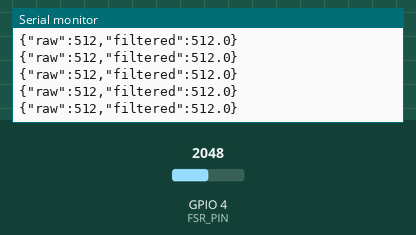
The sketch below on a simulated ESP32. Shown: the last lines printed to the serial monitor. Inputs (shaded band) come from the test bench; at power-on: GPIO 4 (FSR_PIN) = 2048 (analog values on the 0–4095 scale).

Above: at 1.2 s.
1.3 s: GPIO 4 (FSR_PIN) set to 2866
At 1.41 s:
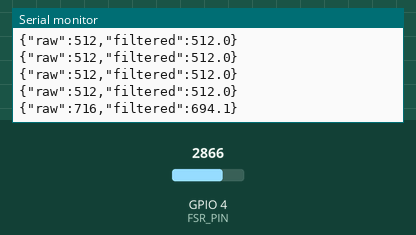
2.8 s: GPIO 4 (FSR_PIN) set to 3603
At 2.81 s:
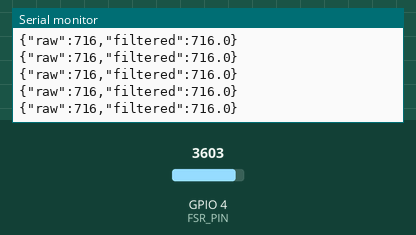
Timing chart, 0 to 5.8 s (numbered marks = the images above; inputs shaded):
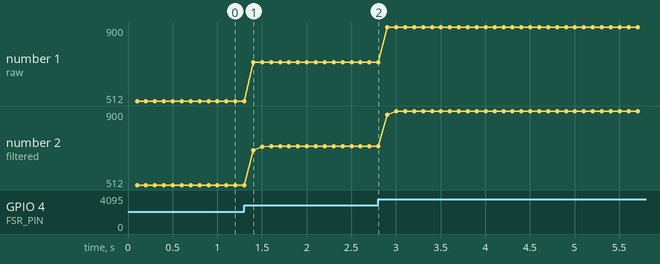

Measured:
- after the input at 1.3 s, the serial monitor: prints a new line after 0.10 s (image 1)
- plotted number 1: 512 → 716 after the input at 1.3 s, 716 → 900 after the input at 2.8 s
- plotted number 2: 512 → 716 after the input at 1.3 s, 716 → 900 after the input at 2.8 s

The sketch:

fsr-single.ino
```cpp
#include <Arduino.h>

constexpr uint8_t FSR_PIN = 4;
constexpr uint32_t SAMPLE_INTERVAL_MS = 10;
constexpr uint32_t SEND_INTERVAL_MS = 100;

// 작을수록 부드럽지만 반응이 느려집니다.
constexpr float FILTER_ALPHA = 0.2f;

uint32_t lastSampleMs = 0;
uint32_t lastSendMs = 0;

int rawValue = 0;
float filteredValue = 0;

void setup() {
  Serial.begin(115200);

  pinMode(FSR_PIN, INPUT);
  analogReadResolution(10);  // 0~1023
  analogSetPinAttenuation(FSR_PIN, ADC_11db);

  // 처음 읽은 값으로 필터 초기화
  rawValue = analogRead(FSR_PIN);
  filteredValue = rawValue;
}

void loop() {
  const uint32_t now = millis();

  // 10ms마다 측정 및 흔들림 완화
  if (now - lastSampleMs >= SAMPLE_INTERVAL_MS) {
    lastSampleMs = now;

    rawValue = analogRead(FSR_PIN);
    filteredValue += FILTER_ALPHA * (rawValue - filteredValue);
  }

  // 값이 같아도 100ms마다 계속 전송
  if (now - lastSendMs >= SEND_INTERVAL_MS) {
    lastSendMs = now;

    Serial.print("{\"raw\":");
    Serial.print(rawValue);
    Serial.print(",\"filtered\":");
    Serial.print(filteredValue, 1);
    Serial.println("}");
  }
}
```
